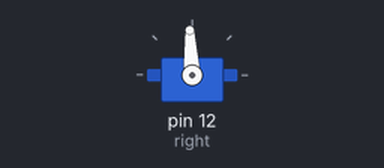
This sketch was run on a simulated Arduino Uno, built with avr-gcc and run on an emulated ATmega328P. Shown: servo.

Above: at 3.1 s.
At 6.1 s:
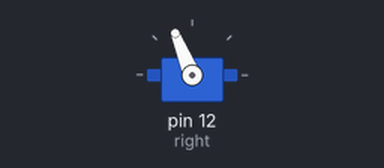
At 9.1 s:
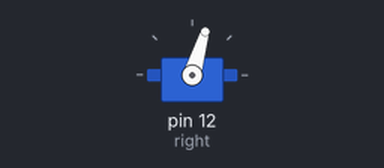
Timing chart, 0 to 10.6 s (numbered marks = the images above):
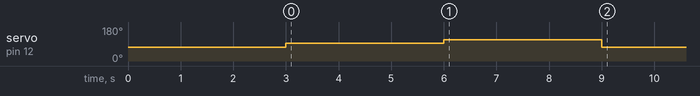

Measured:
- by itself, servo on pin 12 (right): 73° → 93° at 3.0 s, → 112° 3.0 s later, → 73° 3.0 s later

The sketch:

RightServoTest.ino
```cpp
/*
* Robotics with the BOE Shield - RightServoTest
* Right servo turns clockwise three seconds, stops 1 second, then
* counterclockwise three seconds.
*/
#include <Servo.h> // Include servo library

// -- global variables for servo motors
Servo left;
Servo right;

const int LEFTSERVOPIN = 13;
const int RIGHTSERVOPIN = 12;

void setup() // Built in initialization block
{
 right.attach(12); // Attach right signal to pin 12

 driveServos(0, 200); // Right wheel clockwise (works as intended)
 delay(3000); // ...for 3 seconds

 driveServos(0, 0); // Stays still (works as intended)
 delay(3000); // ...for 3 seconds

 driveServos(0, -200); // Right wheel counterclockwise (works, but does not stop)
 delay(3000); // ...for 3 seconds

 driveServos(0, 200);
 //servoRight.writeMicroseconds(1500); // Right wheel counterclockwise
}

void driveServos(int leftpw, int rightpw) {

  left.writeMicroseconds(1500 + leftpw);
  right.writeMicroseconds(1500 - rightpw);

} // drive

void loop() // Main loop auto-repeats
{ // Empty, nothing needs repeating
}
```
